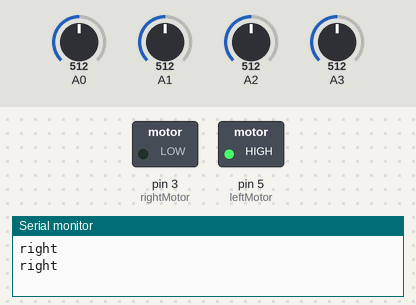
Recording of a sketch running on a simulated Arduino Uno, built with avr-gcc and run on an emulated ATmega328P. On the bench: switched loads named in the sketch (green lamp = pin HIGH), the last lines printed to the serial monitor. The inputs (shaded band) are chosen by the test bench; at power-on: A0 = 512, A3 = 512, A1 = 512, A2 = 512.

Above: at 1.8 s.
1.9 s: A0 set to 527
At 2.9 s:
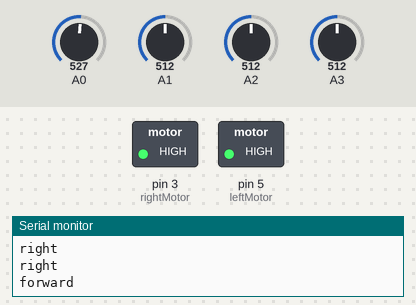
3.5 s: A3 set to 504
At 4.5 s:
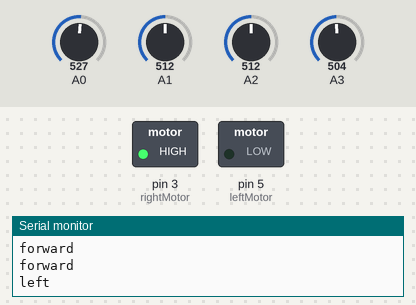
5.5 s: A3 set to 716
At 7.2 s:
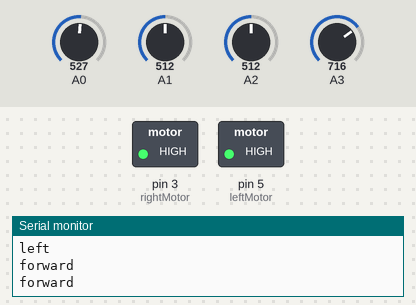
7.5 s: A3 set to 306
At 8.8 s:
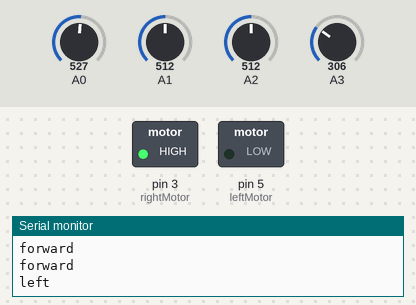
Timing chart, 0 to 10.5 s (numbered marks = the images above; inputs shaded):
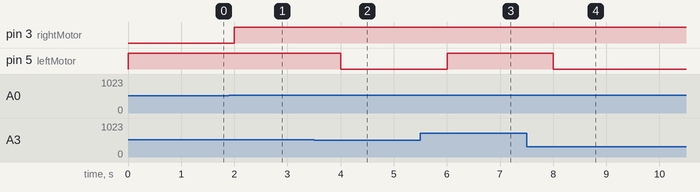

The sketch:

basic_line_needs_mod.ino
```cpp
//initialization


byte leftMotor;
byte rightMotor;
void setup() {
  Serial.begin(9600);
  rightMotor = 3;
  leftMotor = 5;
}

void loop() {

int array[4];
for(int i=0;i<4;i++)
{
  array[i]=analogRead(i);
}


//decision from input


int minIndex =0;
int minValue = array[0];
for(int i=1;i<4;i++)
{

  if(array[i]<minValue)
  {
    minValue=array[i];
    minIndex = i;
  }
}
detectCommand(minIndex);
delay(1000);
}

void detectCommand(int index)
{
  if(index==3)
  {
    Serial.println("left");
    left();
  }else if(index==0)
  {
      Serial.println("right");
      right();
  }else
  {
      Serial.println("forward");
      forward();
  }
}


//decisions/commands


void forward()
{
    analogWrite(leftMotor, 255);
    analogWrite(rightMotor, 255);
}

void left()
{
    analogWrite(leftMotor, 0);
    analogWrite(rightMotor, 255);
}

void right()
{
    analogWrite(leftMotor, 255);
    analogWrite(rightMotor, 0);
}
```

Measured:
- the behaviour switches between 512 and 513 on A0 (found by bisection; images 0 and 1)
- the behaviour switches between 512 and 511 on A3 (found by bisection; images 1 and 2)
- after the input at 1.9 s, pin 3 (rightMotor): LOW → HIGH after 0.10 s
- after the input at 3.5 s, pin 5 (leftMotor): HIGH → LOW after 0.50 s
- after the input at 5.5 s, pin 5 (leftMotor): LOW → HIGH after 0.50 s
- after the input at 7.5 s, pin 5 (leftMotor): HIGH → LOW after 0.51 s
